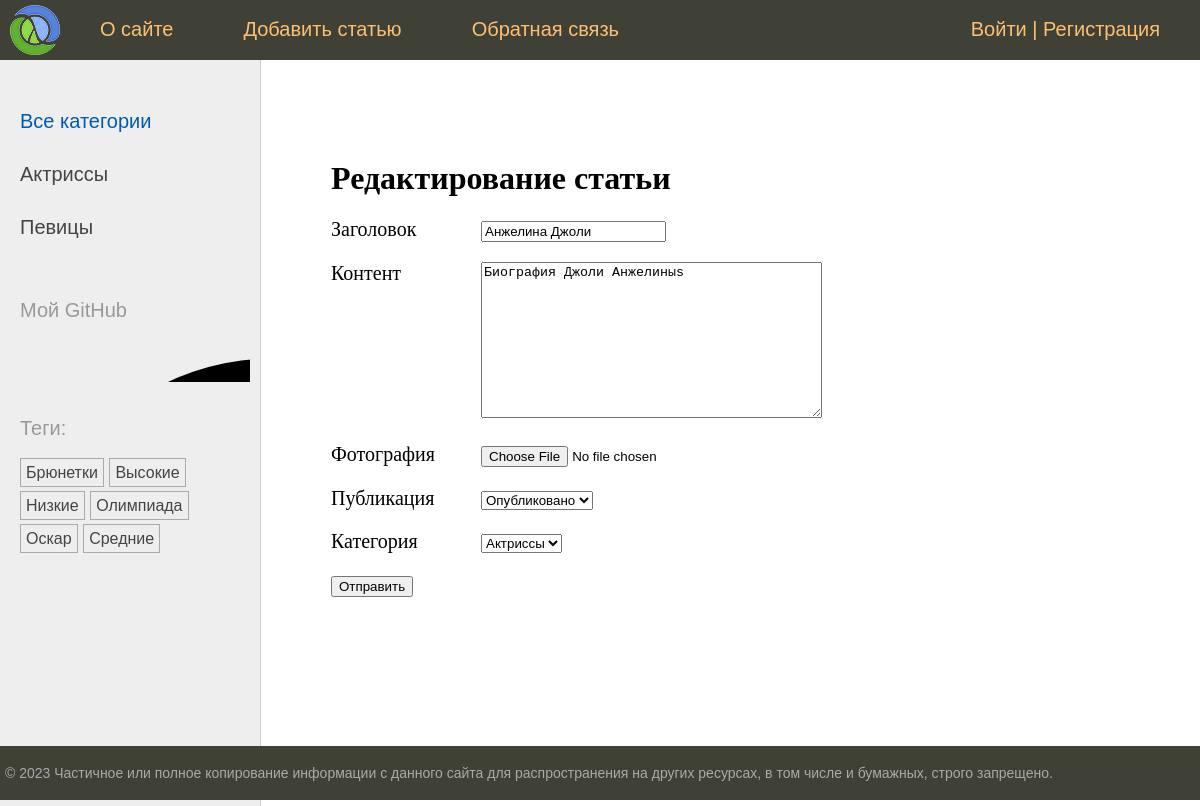
Page /edit/1/ on the committed database.
### newsline/models.py (models this page shows, shortened)
class Category(models.Model):
    name = models.CharField(max_length=100, db_index=True, verbose_name='Категория')
    slug = models.SlugField(max_length=255, unique=True, db_index=True)
    def __str__(self):
        return self.name
    class Meta:
        verbose_name = 'Категория'
        verbose_name_plural = 'Категории'
    def get_absolute_url(self):
        return reverse('category', kwargs={'cat_slug': self.slug})

class TagPost(models.Model):
    tag = models.CharField(max_length=100, db_index=True)
    slug = models.SlugField(max_length=255, unique=True, db_index=True)
    def get_absolute_url(self):
        return reverse('tag', kwargs={'tag_slug': self.slug})

class Post(models.Model):
    class Status(models.IntegerChoices):
        DRAFT = 0, 'Черновик'
        PUBLISHED = 1, 'Опубликовано'
    title = models.CharField(max_length=255, verbose_name='Заголовок')
    slug = models.SlugField(max_length=255, unique=True, db_index=True, verbose_name='Слаг',
                            validators=[
                                MinLengthValidator(5),
                                MaxLengthValidator(255),
                            ])
    photo = models.ImageField(upload_to='photos/%Y/%m/%d', default=None, blank=True, null=True,
                              verbose_name='Фотография')
    content = models.TextField(blank=True, verbose_name='Контент')
    time_create = models.DateTimeField(auto_now_add=True, verbose_name='Время создания')
    time_update = models.DateTimeField(auto_now=True, verbose_name='Время обновления')
    is_published = models.IntegerField(choices=Status.choices, default=Status.PUBLISHED, verbose_name='Публикация')
    cat = models.ForeignKey('Category', on_delete=models.PROTECT, related_name='posts', verbose_name='Категория')
    tags = models.ManyToManyField('TagPost', blank=True, related_name='tags', verbose_name='Теги')
    husband = models.OneToOneField('Husband', on_delete=models.SET_NULL, null=True, blank=True, related_name='woman',
                                   verbose_name='Муж')
    author = models.ForeignKey(get_user_model(), on_delete=models.SET_NULL, related_name='posts', null=True,
                               default=None)
    objects = models.Manager()
    published = PublishedManager()
    class Meta:
        verbose_name = 'Посты'
        verbose_name_plural = 'Посты'
        ordering = ['-time_create']
        indexes = [
            models.Index(fields=['-time_create'])
        ]

### newsline/views.py (the view)
# urls.py: path('edit/<int:pk>/', views.UpdatePage.as_view(), name='edit'),
class UpdatePage(DataMixin, UpdateView):
    model = Post
    fields = ['title', 'content', 'photo', 'is_published', 'cat']
    template_name = 'newsline/addpage.html'
    title_page = 'Редактирование статьи'
    success_url = reverse_lazy('home')

### newsline/templatetags/newsline_tags.py (called while the page is built)
@register.inclusion_tag('newsline/list_categories.html')
def show_categories(cat_selected=0):
    cats = Category.objects.annotate(total=Count('posts')).filter(total__gt=0)
    return {'cats': cats, 'cat_selected': cat_selected}

@register.inclusion_tag('newsline/list_tags.html')
def show_all_tags():
    return {'tags': TagPost.objects.annotate(total=Count('tags')).filter(total__gt=0)}

### users/context_processors.py (called while the page is built)
def get_news_context(request):
    return {'mainmenu': menu}

### newsline/templates/newsline/addpage.html (shortened to what this page needs)
{% extends 'base.html' %}
{% block content %}
<h1>{{title}}</h1>
<form action="" method="post" enctype="multipart/form-data">
    {% for f in form %}
    <p><label class="form-label" for="{{ f.id_for_label }}">{{ f.label }}</label>{{ f }}</p>
    {% endfor %}
    <p><button type="submit">Отправить</button></p>
</form>
{% endblock %}

### newsline/templates/newsline/list_categories.html
{% for cat in cats %}
{% if cat.id == cat_selected %}
<li class="selected">{{cat.name}}</li>
{% else %}
<li><a href="{{ cat.get_absolute_url }}">{{cat.name}}</a></li>
{% endif %}
{% endfor %}

### newsline/templates/newsline/list_tags.html
{% if tags %}
<p>Теги:</p>
<ul class="tags-list">
    {% for t in tags %}
    <li><a href="{{t.get_absolute_url}}">{{t.tag}}</a></li>
    {%endfor%}
</ul>
{% endif %}

### newsline/static/newsline/css/styles.css (style rules this page uses)
html, body { font-family: 'Arial'; margin: 0; padding: 0; height: 100%; width: 100%; color: #444; }
a { color: #0059b2; text-decoration: none; }
.left-chapters ul { width: 230px; margin: 0; padding: 20px 10px 10px 20px; list-style: none; font-size: 20px; }
.left-chapters ul li { margin: 30px 0 0 0; color: #999; }
.left-chapters ul li a { color: #444; text-decoration: none; }
ul.tags-list { width: 100%; margin: 0; padding: 0; list-style: none; }
ul.tags-list li { margin: 0; padding: 0 0 10px; display: inline-block; }
ul.tags-list li a { padding: 5px; font-size: 16px; border: 1px solid #aaa; }
.content-text h1 { font-size: 32px; }
.form-label { display: inline-block; min-width: 150px; vertical-align: top; }

### rows in the picture
Category: name "Актриссы"
Category: name "Певицы"
TagPost: tag "Брюнетки"
TagPost: tag "Высокие"
TagPost: tag "Низкие"
TagPost: tag "Олимпиада"
TagPost: tag "Оскар"
TagPost: tag "Средние"
Post: form "Анжелина Джоли" "Биография Джоли Анжелиныs" "Опубликовано" "Актриссы"

### other values in the picture
{{ m.title }} "О сайте" "Добавить статью" "Обратная связь"
{{ title }} "Редактирование статьи"
{{ f.label }} "Заголовок" "Контент" "Фотография" "Публикация" "Категория"
